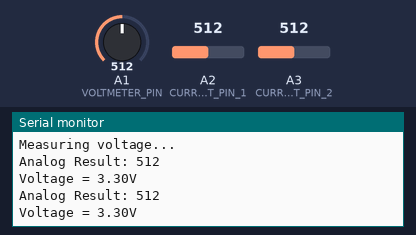
This program was run on a simulated Arduino Mega 2560, built with avr-gcc and run on an emulated ATmega2560. On the bench: the last lines printed to the serial monitor. The test bench sets the inputs (shaded band); at power-on: A1 (VOLTMETER_PIN) = 512, A2 (CURRENT_SHUNT_PIN_1) = 512, A3 (CURRENT_SHUNT_PIN_2) = 512.

Above: at 1.2 s.
1.3 s: A1 (VOLTMETER_PIN) set to 716
At 2.6 s:
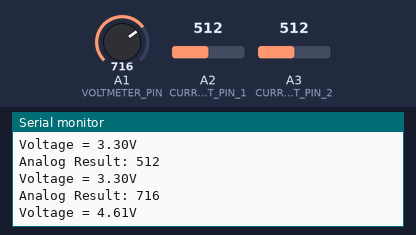
2.8 s: A1 (VOLTMETER_PIN) set to 900
At 3.7 s:
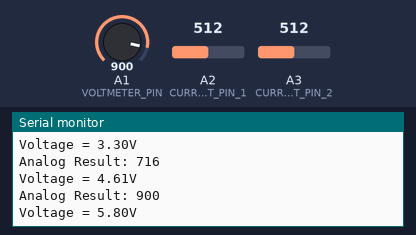
Timing chart, 0 to 5.8 s (numbered marks = the images above; inputs shaded):
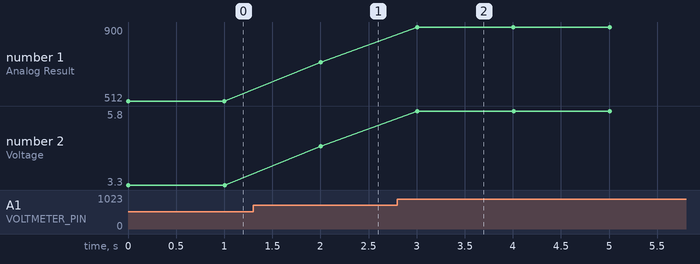

The program:

main.cpp
```cpp
#include <Wire.h>
#include <string.h>
//#include <Memory.h>   //for "smart pointers"
#include "RepeaterEnergySensor.h"

using namespace std;

//We'll keep a single instance of our struct around and replace it's values every time
//the pi will keep a timestamped log of values in a memory-mapped file on the filesystem
struct MEASUREMENT_SAMPLE {
  float MeasuredVoltage;
  float MeasuredCurrent;
} Sample;

MEASUREMENT_SAMPLE sample;

//this is the method where we'll send whatever our sample is back over to the pi
void requestEvent(){
  //Serialize our measurement to json
  String json = "{ \"MeasuredVoltage\":\"" + String(sample.MeasuredVoltage) + "\", \"MeasuredCurrent\":\"" + String(sample.MeasuredCurrent) + "\" } ";

  String rpiCommand = Wire.readString();

  if(rpiCommand.equals("healthcheck")){
    Wire.write("I am alive.");
  }
  else{
    //send it to the pi
    Wire.write(convertToConstCharArray(json));
  }
}

char* convertToConstCharArray(String someString){
  int someStringLength = someString.length();
  char constCharBuffer[someStringLength + 1];
  strcpy(constCharBuffer, someString.c_str());
  return constCharBuffer;
}

void setup() {

  //only if we're in debug mode do we worry about outputting Serial.print lines
  if(DEBUG_MODE)
  {
    Serial.begin(115200);
    Serial.println("Measuring voltage...");
  }

  Wire.begin(I2C_Address);  //join our i2c bus with pre-agreed on address

  //note that the type that this expects as input, void (*)() is a method with void return type, which is defined above
  Wire.onRequest(requestEvent);
}

float readVoltageFromPin(uint8_t pin){

  if(DEBUG_MODE)
  {
    int analogReadResult = analogRead(pin);  //10 bits of accuracy in our ADC-> 2^10 = 1024
    Serial.print("Analog Result: ");  Serial.println(analogReadResult);
  }

  float convertedAnalog = (analogRead(pin) * CONVERSION_FACTOR) / 1024.0;   //ADC has 10 bit precision, 2^10 = 1024
  float input_voltage = convertedAnalog / ( VOLTMETER_R2 / (VOLTMETER_R1 + VOLTMETER_R2 ) );

  if(input_voltage < 0.1){
    input_voltage = 0.0f;
  }

  if(DEBUG_MODE){
    Serial.print("Voltage = ");
    Serial.print(input_voltage);
    Serial.println("V");
  }

  return input_voltage;
}

float readCurrentFromPins(uint8_t pin1, uint8_t pin2){
  float v1 = (analogRead(pin1) * CONVERSION_FACTOR) / 1024.0;
  float v2 = (analogRead(pin2) * CONVERSION_FACTOR) / 1024.0;

  float current = abs(v1 - v2) / SHUNT_RESISTANCE;
  return current;
}

void loop() {

  sample.MeasuredVoltage = readVoltageFromPin(VOLTMETER_PIN);
  sample.MeasuredCurrent = readCurrentFromPins(CURRENT_SHUNT_PIN_1, CURRENT_SHUNT_PIN_2);

  delay(SAMPLE_DELAY_MS);
}
```

RepeaterEnergySensor.h
```cpp
#include <Arduino.h>

#ifndef REPEATER_ENERGY_SENSOR_H_
#define REPEATER_ENERGY_SENSOR_H_


//define our debugging constant for when we are hooked up to a computer and not in the field
#define DEBUG_MODE true

//Pre-arranged i2c address
#define I2C_Address 0x24  //decimal 36

//Resistor constants for our voltage divider
#define VOLTMETER_R1 10000.0F
#define VOLTMETER_R2 100000.0F

//shunt resistance
#define SHUNT_RESISTANCE 5.0f       //1-5 Ohms probably

//define the pin where we read from our voltage divider
#define VOLTMETER_PIN A1
#define CURRENT_SHUNT_PIN_1 A2
#define CURRENT_SHUNT_PIN_2 A3

//A conversion factor (the input voltage?) to determine the actual voltage, needs to be calibrated for 9-12V
//since this is the voltage of our battery.  We have a problem in that this conversion factor should actually
//not be linear.
#define CONVERSION_FACTOR 6.0f

//how often we take samples in milliseconds
#define SAMPLE_DELAY_MS 1000

#endif
```

Measured:
- after the input at 1.3 s, the serial monitor: prints a new line after 0.70 s (image 1)
- after the input at 2.8 s, the serial monitor: prints a new line after 0.21 s (image 2)
- plotted number 1: 512 → 716 after the input at 1.3 s, 716 → 900 after the input at 2.8 s
- plotted number 2: 3.3 → 4.61 after the input at 1.3 s, 4.61 → 5.8 after the input at 2.8 s
